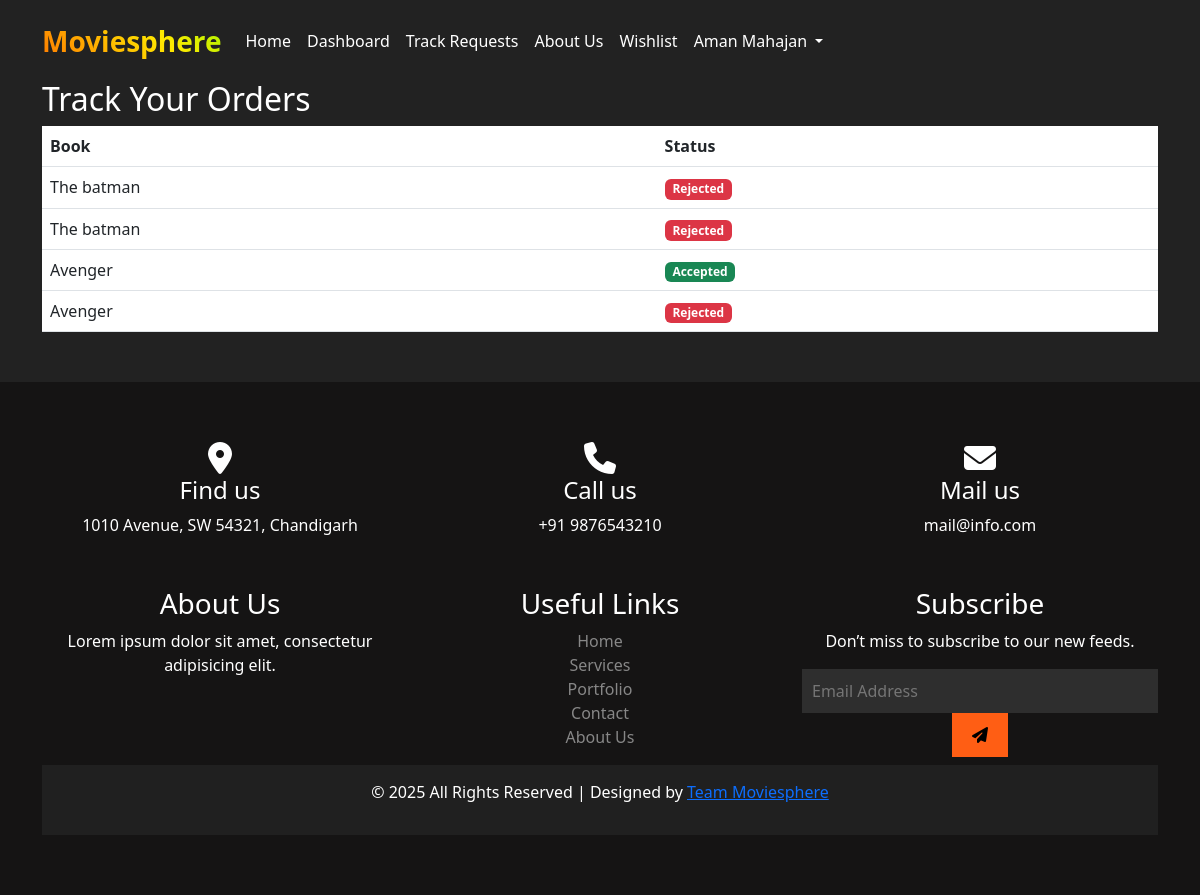
/track_orders (signed in), run on the app's committed database.
### app.py (models this page shows, shortened)
class User(db.Model, UserMixin):
    id = db.Column(db.Integer, primary_key=True)
    name = db.Column(db.String(100), nullable=False)
    email = db.Column(db.String(100), unique=True, nullable=False)
    password_hash = db.Column(db.String(100), nullable=False)
    role = db.Column(db.String(50), nullable=False, default="user")

class Order(db.Model):
    id = db.Column(db.Integer, primary_key=True)
    user_id = db.Column(db.Integer, db.ForeignKey('user.id'), nullable=False)
    book_id = db.Column(db.Integer, db.ForeignKey('book.id'), nullable=False)
    status = db.Column(db.String(50), default='Pending')
    user = db.relationship('User', backref=db.backref('orders', lazy=True))
    book = db.relationship('Book', backref=db.backref('orders', lazy=True))

class Book(db.Model):
    id = db.Column(db.Integer, primary_key=True)
    title = db.Column(db.String(200), nullable=False)
    author = db.Column(db.String(100), nullable=False)
    price = db.Column(db.Float, nullable=False)
    image = db.Column(db.String(300), nullable=True)
    uploaded_by = db.Column(db.Integer, db.ForeignKey('user.id'), nullable=True)

### app.py (the view)
@app.route('/track_orders')
@login_required
def track_orders():
    orders = Order.query.filter_by(user_id=current_user.id).all()
    return render_template('track_orders.html', orders=orders)

### app.py (called while the page is built)
@login_manager.user_loader
def load_user(user_id):
    return User.query.get(int(user_id))

### templates/track_orders.html (shortened to what this page needs)
{% extends 'base.html' %}
{% block main_block %}
<div class="container">
    <h2>Track Your Orders</h2>
    {% if orders %}
    <table class="table">
        <thead>
            <tr>
                <th>Book</th>
                <th>Status</th>
            </tr>
        </thead>
        <tbody>
            {% for order in orders %}
            <tr>
                <td>{{ order.book.title }}</td>
                <td>
                    {% if order.status == "Pending" %}
                        <span class="badge bg-warning">Pending</span>
                    {% elif order.status == "Accepted" %}
                        <span class="badge bg-success">Accepted</span>
                    {% elif order.status == "Rejected" %}
                        <span class="badge bg-danger">Rejected</span>
                    {% endif %}
                </td>
            </tr>
            {% endfor %}
        </tbody>
    </table>
    {% else %}
    <p>You have no orders yet.</p>
    {% endif %}
</div>
{% endblock %}

### templates/base.html (shortened to what this page needs)
<!DOCTYPE html>
<html lang="en">
<head>
  <link rel="stylesheet" href="https://cdnjs.cloudflare.com/ajax/libs/font-awesome/6.4.0/css/all.min.css">
  <link rel="stylesheet" href="https://cdn.jsdelivr.net/npm/bootstrap@5.3.0/dist/css/bootstrap.min.css">
</head>
<body >
  <nav class="navbar navbar-expand-lg navbar-dark fixed-top ">
    <div class="container">
      <a class="navbar-brand" href="{{ url_for('index') }}">Moviesphere</a>
      <div class="collapse navbar-collapse mr-5" id="navbarNav">
        <ul class="navbar-nav">
          {% if current_user.is_authenticated %}
              <li class="nav-item">
                  <a class="nav-link" href="{{ url_for('movie_index') }}">Home</a>
              </li>
              <li class="nav-item">
                  <a class="nav-link" href="{{ url_for('dashboard') }}">Dashboard</a>
              </li>
              {% if current_user.role == 'admin' %}
                  <li class="nav-item">
                      <a class="nav-link" href="{{ url_for('add_movie') }}">Add Movie</a>
                  </li>
                  <li class="nav-item">
                      <a class="nav-link" href="{{ url_for('orders') }}">Manage Request</a>
                  </li>
              {% else %}
              <li class="nav-item">
                  <a class="nav-link" href="{{url_for('track_orders')}}">Track Requests</a>
              </li>
              <li class="nav-item">
                  <a class="nav-link" href="{{url_for('about_us')}}">About Us</a>
              </li>
                  <li class="nav-item">
                      <a class="nav-link" href="{{ url_for('cart') }}">Wishlist</a>
                  </li>
              {% endif %}
              <li class="nav-item dropdown">
                <a class="nav-link dropdown-toggle" href="#" id="userDropdown" role="button" data-bs-toggle="dropdown">
                  {{ current_user.name }}
                </a>
              </li>
          {% endif %}
      </ul>
      </div>
    </div>
  </nav>
   <main>
     {% block main_block %}{% endblock %}
    </main>
<footer class="footer-section">
    <div class="container">
      <div class="footer-cta">
        <div class="row text-center">
          <div class="col-md-4 single-cta">
            <i class="fa fa-map-marker-alt fa-2x"></i>
            <h4>Find us</h4>
            <span>1010 Avenue, SW 54321, Chandigarh</span>
          </div>
          <div class="col-md-4 single-cta">
            <i class="fa fa-phone fa-2x"></i>
            <h4>Call us</h4>
            <span>+91 9876543210</span>
          </div>
          <div class="col-md-4 single-cta">
            <i class="fa fa-envelope fa-2x"></i>
            <h4>Mail us</h4>
            <span>mail@info.com</span>
          </div>
        </div>
      </div>
      <div class="footer-content">
        <div class="row">
          <div class="col-md-4 footer-widget">
            <h3>About Us</h3>
            <p>Lorem ipsum dolor sit amet, consectetur adipisicing elit.</p>
          </div>
          <div class="col-md-4 footer-widget">
            <h3>Useful Links</h3>
            <ul>
              <li><a href="#">Home</a></li>
              <li><a href="#">Services</a></li>
              <li><a href="#">Portfolio</a></li>
              <li><a href="#">Contact</a></li>
              <li><a href="#">About Us</a></li>
            </ul>
          </div>
          <div class="col-md-4 footer-widget">
            <h3>Subscribe</h3>
            <p>Don’t miss to subscribe to our new feeds.</p>
            <div class="subscribe-form">
              <form action="#">
                <input type="email" placeholder="Email Address">
                <button><i class="fa fa-paper-plane"></i></button>
              </form>
            </div>
          </div>
        </div>
      </div>
      <div class="copyright-area">
        <p>&copy; 2025 All Rights Reserved | Designed by <a href="#">Team Moviesphere </a></p>
      </div>
    </div>
  </footer>
</body>
</html>

### templates/base.html (style rules this page uses)
.navbar-brand { font-size: 28px; font-weight: bold; background: linear-gradient(45deg, #ff0000, #ff7300, #ffeb00, #47ff00, #00ffee, #005eff, #9c00ff); background-size: 400% 400%; -webkit-background-clip: text; background-clip: text; -webkit-text-fill-color: transparent; animation: aurora 6s infinite; }
.navbar { background: transparent !important; padding: 15px 20px; z-index: 1000; }
.navbar-nav .nav-link { color: white !important; transition: 0.3s; }
.footer-section { background: #151414; padding: 60px 0; color: white; margin-top: 50px; }
.footer-cta { text-align: center; padding-bottom: 30px; }
.footer-cta .single-cta { margin-bottom: 20px; }
.footer-widget { text-align: center; }
.footer-widget ul { list-style: none; padding: 0; }
.footer-widget ul li a { color: #878787; text-decoration: none; }
.subscribe-form input { width: 100%; padding: 10px; border: none; background: #2E2E2E; color: white; }
.subscribe-form button { background: #ff5e14; border: none; padding: 10px 20px; }
.copyright-area { background: #202020; padding: 15px 0; text-align: center; }
body { margin: 0; padding-top: 80px; background-color: #222; color: white; }

### data on the page
User: name "Aman Mahajan"
Order: book "The batman", status "Rejected"
Order: book "The batman", status "Rejected"
Order: book "Avenger", status "Accepted"
Order: book "Avenger", status "Rejected"
